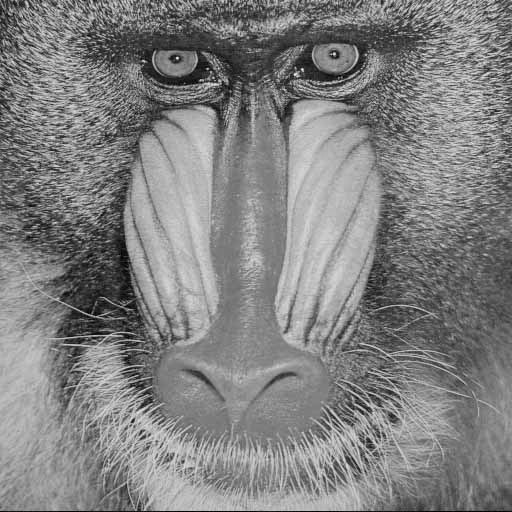
#> input picture images/baboon.pgm, 512 x 512 px, found by its file name; its folder holds 5 pictures in this run
$ python utils.py
#> lines starting #> are read from the running program, lines starting #| are printed output that depends on the picture
# -----------------------------------------------------------------------------
# Autor: Matheus Henrique Marques da Silva
# RA: 252509
# Universidade Estadual de Campinas - Unicamp
# Ano: 2023
# -----------------------------------------------------------------------------

from PIL import Image
import numpy as np
import os
from os import listdir
from os.path import isfile, join
import matplotlib
matplotlib.use('TkAgg')
import cv2

# [13 lines left out: functions open_image, save_image, not called in this run]


def calculate_mean_hist(hist, bins):
        return hist*bins/np.sum(hist)

# [4 lines left out: function calculate_var_hist, not called in this run]

def open_pgm(path):
#> called with path = 'images/baboon.pgm'
    return cv2.imread(path, -1)
#> returned value is the input picture: shape (512, 512); min 0, max 248, mean 128.9

# [91 lines left out: functions padding, local_analysis, process_folder, convert_to_png, not called in this run]

def histogram_plot(img, out_path):
#> called with out_path = 'images_png/histo_baboon.png'
    hist, bins = np.histogram(img, bins=list(range(257)),range = (0,256))
#> hist = 256 values, max 2831 at index 126, min 0 at index 230, mean 1024; bins = 257 values from 0 to 256
    plt.figure()
    plt.title("Grayscale Histogram")
    plt.xlabel("Bins")
    plt.ylabel("# of Pixels")
    plt.plot(hist)
    plt.xlim([0, 256])
    plt.savefig(out_path)
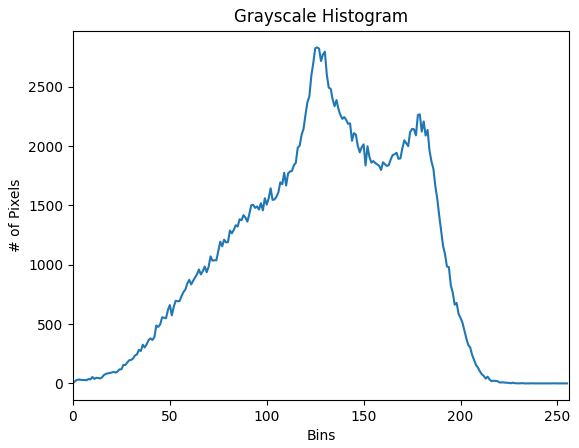
#> figure drawn by matplotlib, 1 panel; curve peaks at x = 126, y = 2831


def generate_histograms(dir_path, out_dir_path,  ext_out = ".png"):
    all_files_path = [f for f in listdir(dir_path) if isfile(join(dir_path, f))]

    os.makedirs(out_dir_path, exist_ok=True)

    for file_path in all_files_path:
        file_path = os.path.join(dir_path,file_path)
        img = open_pgm(file_path)

        filename = "histo_"+os.path.basename(file_path)
        filename = os.path.splitext(filename)[0]
        out_file_path = os.path.join(out_dir_path, filename)+ext_out
        histogram_plot(img,out_file_path)
#> pass 2 of the loop in generate_histograms, `for file_path in all_files_path:`:
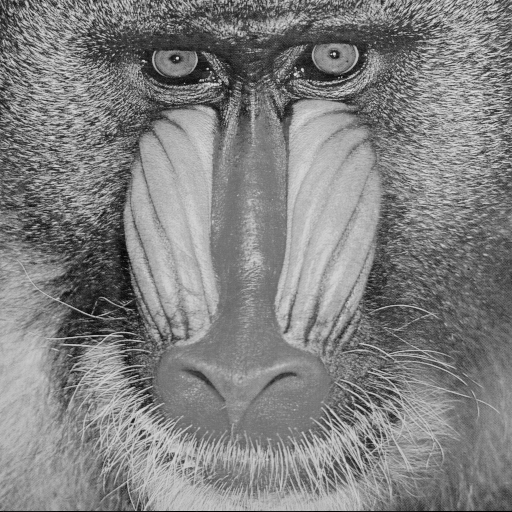
#> input picture images/baboon.png, 512 x 512 px, found by its file name
#> in open_pgm, returned value is the input picture: shape (512, 512); min 0, max 230, mean 129.1
#> in histogram_plot (call 2), `hist, bins = np.histogram(img, bins=list(range(257)),range = (0,256))`: hist = 256 values, max 2759 at index 121, min 0 at index 225, mean 1024
#> in histogram_plot (call 2), `plt.savefig(out_path)`:
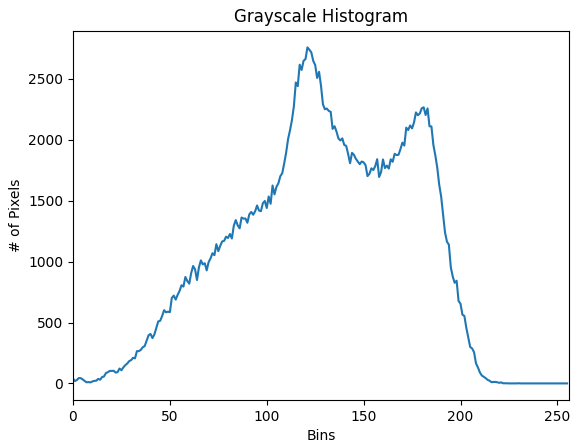
#> figure drawn by matplotlib, 1 panel; curve peaks at x = 121, y = 2759
#> pass 3 of the loop in generate_histograms, `for file_path in all_files_path:`:
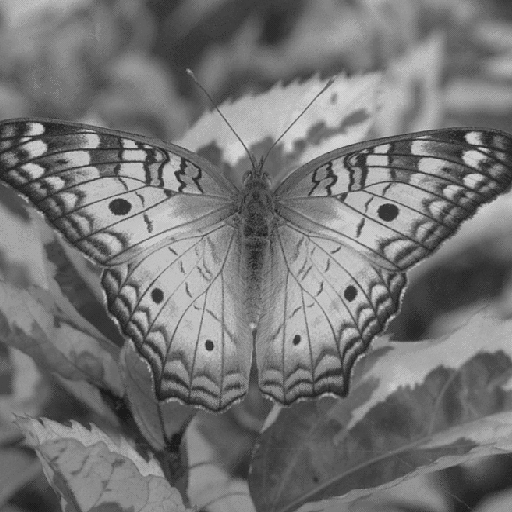
#> input picture images/butterfly.png, 512 x 512 px, found by its file name
#> in open_pgm, returned value is the input picture: shape (512, 512); min 27, max 212, mean 116.8
#> in histogram_plot (call 3), `hist, bins = np.histogram(img, bins=list(range(257)),range = (0,256))`: hist = 256 values, max 7455 at index 63, min 0 at index 0, mean 1024
#> in histogram_plot (call 3), `plt.savefig(out_path)`:
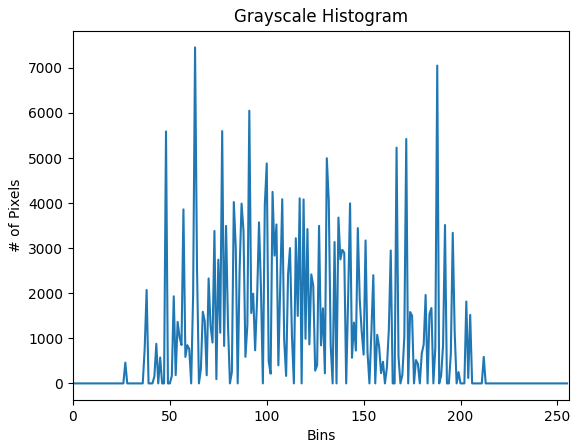
#> figure drawn by matplotlib, 1 panel; curve peaks at x = 63, y = 7455
#> the loop made 5 passes; the first 3 are shown


import matplotlib.pyplot as plt
if __name__ == "__main__":
    # convert_to_png("images", "images_png",  ext_out = ".png")
    generate_histograms("images", "images_png",  ext_out = ".png")
    # img = open_pgm("images/baboon.pgm")
    img = cv2.imread('images/retina.pgm', -1)
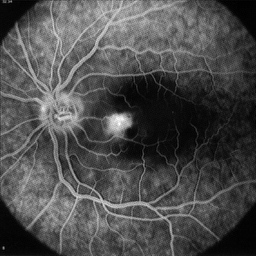
#> input picture images/retina.pgm, 256 x 256 px, found by its file name
#> img is the input picture: shape (256, 256); min 0, max 255, mean 76.7
    histogram_plot(img, "hist.png")
#> in histogram_plot (call 6), `hist, bins = np.histogram(img, bins=list(range(257)),range = (0,256))`: hist = 256 values, max 741 at index 6, min 0 at index 233, mean 256
#> in histogram_plot (call 6), `plt.savefig(out_path)`:
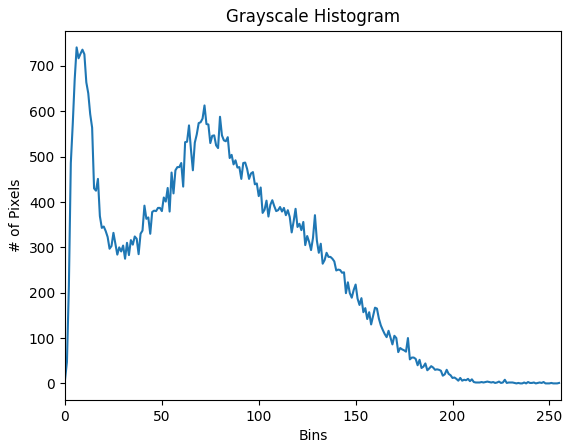
#> figure drawn by matplotlib, 1 panel; curve peaks at x = 6, y = 741
    plt.imshow(img)
    plt.show()
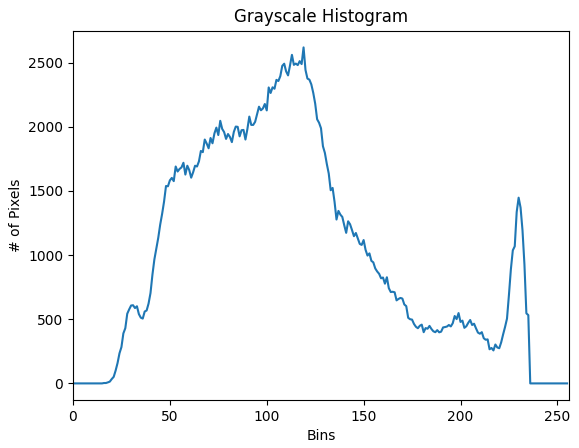
#> figure drawn by matplotlib, 1 panel; curve peaks at x = 119, y = 2618
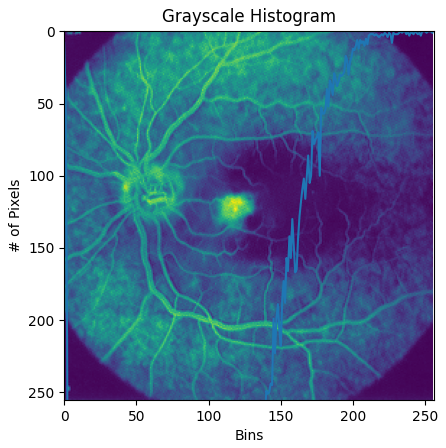
#> figure drawn by matplotlib, 1 panel
    hist, bins = np.histogram(img, bins=list(range(256)), range=(0,255))
#> hist = 255 values, max 741 at index 6, min 0 at index 233, mean 257; bins = 256 values from 0 to 255
    print(np.sum(hist))
#| 65536
    print(hist.shape, bins.shape)
#| (255,) (256,)
    print(img.shape[0]*img.shape[1])
#| 65536
#> (the run stopped early here; a loop or call above may not have finished)
